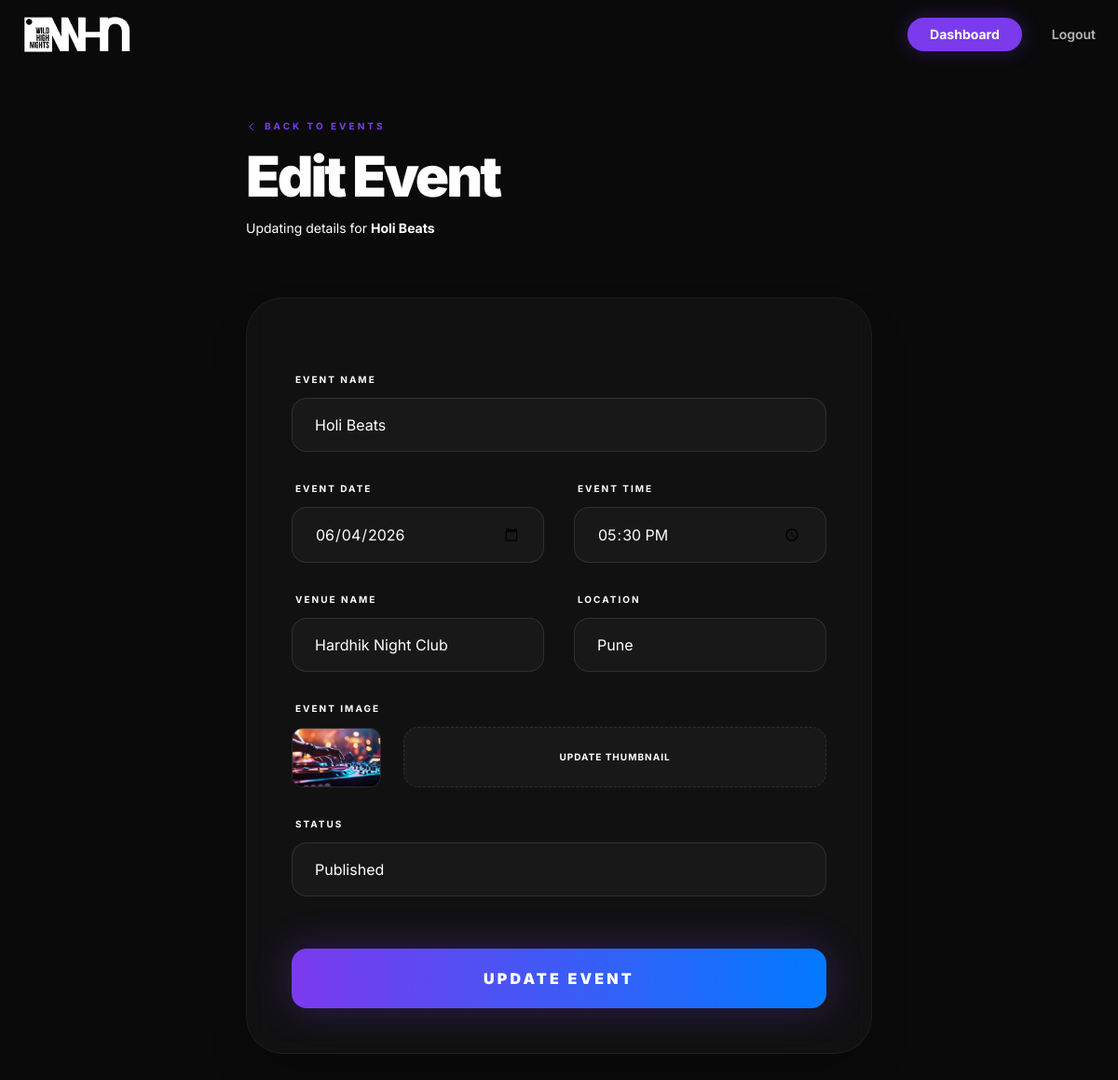
Page /dashboard/events/1/edit/ (signed in) on the committed database.
### bookings/models.py (models this page shows, shortened)
class Event(models.Model):
    STATUS_CHOICES = [
        ('Draft', 'Draft'),
        ('Published', 'Published'),
    ]
    event_name = models.CharField(max_length=200)
    event_date = models.DateField()
    event_time = models.TimeField()
    venue_name = models.CharField(max_length=200)
    location = models.CharField(max_length=255)
    event_image = models.ImageField(upload_to='events/')
    status = models.CharField(max_length=20, choices=STATUS_CHOICES, default='Published')
    created_at = models.DateTimeField(auto_now_add=True)

### bookings/views.py (the view, shortened to what this page needs)
# urls.py: path('dashboard/events/<int:event_id>/edit/', views.edit_event_view, name='edit_event'),
@login_required(login_url='login')
def edit_event_view(request, event_id):
    event = get_object_or_404(Event, id=event_id)
    return render(request, 'bookings/edit_event.html', {'event': event})

### templates/bookings/edit_event.html (shortened to what this page needs)
{% extends 'base.html' %}
{% load static %}
{% block content %}
<div class="min-h-screen bg-whn-dark pt-32 pb-20 px-6">
    <div class="container mx-auto max-w-2xl">
        <div class="mb-16" data-aos="fade-down">
            <a href="{% url 'manage_events' %}" class="text-whn-purple font-bold tracking-[0.3em] uppercase text-[10px] mb-4 flex items-center gap-2 hover:translate-x-[-4px] transition-transform">
                <svg xmlns="http://www.w3.org/2000/svg" class="h-3 w-3" fill="none" viewBox="0 0 24 24" stroke="currentColor">
                    <path stroke-linecap="round" stroke-linejoin="round" stroke-width="2" d="M15 19l-7-7 7-7" />
                </svg>
                Back to Events
            </a>
            <h1 class="text-5xl md:text-6xl font-black text-white tracking-tighter">Edit Event</h1>
            <p class="text-whn-tertiary text-sm mt-4">Updating details for <span class="text-white font-bold">{{ event.event_name }}</span></p>
        </div>
        <div class="glass-card rounded-[2.5rem] p-10 md:p-12 border border-white/5 shadow-2xl" data-aos="fade-up">
            <form method="POST" enctype="multipart/form-data" class="space-y-8">
                <div class="relative group">
                    <label class="text-[10px] font-bold text-whn-tertiary uppercase tracking-[0.2em] ml-1 mb-3 block group-focus-within:text-whn-purple transition-colors">Event Name</label>
                    <input type="text" name="event_name" required value="{{ event.event_name }}" class="w-full bg-white/[0.03] border border-white/10 rounded-2xl px-6 py-4 text-white focus:outline-none focus:border-whn-purple/50 focus:ring-4 focus:ring-whn-purple/10 transition-all">
                </div>
                <div class="grid grid-cols-1 md:grid-cols-2 gap-8">
                    <div class="relative group">
                        <label class="text-[10px] font-bold text-whn-tertiary uppercase tracking-[0.2em] ml-1 mb-3 block group-focus-within:text-whn-purple transition-colors">Event Date</label>
                        <input type="date" name="event_date" required value="{{ event.event_date|date:'Y-m-d' }}" class="w-full bg-white/[0.03] border border-white/10 rounded-2xl px-6 py-4 text-white focus:outline-none focus:border-whn-purple/50 focus:ring-4 focus:ring-whn-purple/10 transition-all">
                    </div>
                    <div class="relative group">
                        <label class="text-[10px] font-bold text-whn-tertiary uppercase tracking-[0.2em] ml-1 mb-3 block group-focus-within:text-whn-purple transition-colors">Event Time</label>
                        <input type="time" name="event_time" required value="{{ event.event_time|time:'H:i' }}" class="w-full bg-white/[0.03] border border-white/10 rounded-2xl px-6 py-4 text-white focus:outline-none focus:border-whn-purple/50 focus:ring-4 focus:ring-whn-purple/10 transition-all">
                    </div>
                </div>
                <div class="grid grid-cols-1 md:grid-cols-2 gap-8">
                    <div class="relative group">
                        <label class="text-[10px] font-bold text-whn-tertiary uppercase tracking-[0.2em] ml-1 mb-3 block group-focus-within:text-whn-purple transition-colors">Venue Name</label>
                        <input type="text" name="venue_name" required value="{{ event.venue_name }}" class="w-full bg-white/[0.03] border border-white/10 rounded-2xl px-6 py-4 text-white focus:outline-none focus:border-whn-purple/50 focus:ring-4 focus:ring-whn-purple/10 transition-all">
                    </div>
                    <div class="relative group">
                        <label class="text-[10px] font-bold text-whn-tertiary uppercase tracking-[0.2em] ml-1 mb-3 block group-focus-within:text-whn-purple transition-colors">Location</label>
                        <input type="text" name="location" required value="{{ event.location }}" class="w-full bg-white/[0.03] border border-white/10 rounded-2xl px-6 py-4 text-white focus:outline-none focus:border-whn-purple/50 focus:ring-4 focus:ring-whn-purple/10 transition-all">
                    </div>
                </div>
                <div class="relative group">
                    <label class="text-[10px] font-bold text-whn-tertiary uppercase tracking-[0.2em] ml-1 mb-3 block group-focus-within:text-whn-purple transition-colors">Event Image</label>
                    <div class="flex items-center gap-6 mb-4">
                        {% if event.event_image %}
                        <div class="w-24 h-16 rounded-xl overflow-hidden border border-white/10">
                            <img src="{{ event.event_image.url }}" alt="{{ event.event_name }}" class="w-full h-full object-cover">
                        </div>
                        {% endif %}
                        <div class="flex-1 relative">
                            <div class="w-full bg-white/[0.03] border border-white/10 border-dashed rounded-2xl px-6 py-6 text-center group-hover:border-whn-purple/50 transition-all">
                                <p class="text-[10px] text-whn-tertiary font-bold uppercase tracking-widest">Update Thumbnail</p>
                            </div>
                        </div>
                    </div>
                </div>
                <div class="relative group">
                    <label class="text-[10px] font-bold text-whn-tertiary uppercase tracking-[0.2em] ml-1 mb-3 block group-focus-within:text-whn-purple transition-colors">Status</label>
                    <select name="status" class="w-full bg-white/[0.03] border border-white/10 rounded-2xl px-6 py-4 text-white focus:outline-none focus:border-whn-purple/50 focus:ring-4 focus:ring-whn-purple/10 transition-all appearance-none cursor-pointer">
                        <option value="Published" {% if event.status == 'Published' %}selected{% endif %} class="bg-whn-dark text-white">Published</option>
                    </select>
                </div>
                <div class="pt-6">
                    <button type="submit" class="w-full py-5 bg-gradient-to-r from-whn-purple to-whn-blue text-white font-black tracking-[0.2em] rounded-2xl hover:scale-[1.02] active:scale-[0.98] transition-all shadow-[0_0_40px_rgba(124,58,237,0.3)] hover:shadow-[0_0_60px_rgba(124,58,237,0.5)]">
                        UPDATE EVENT
                    </button>
                </div>
            </form>
        </div>
    </div>
</div>
{% endblock %}

### static/css/homepage.css (style rules this page uses)
.glass-card { background: rgba(255, 255, 255, 0.03); backdrop-filter: blur(10px); -webkit-backdrop-filter: blur(10px); border: 1px solid rgba(255, 255, 255, 0.05); transition: all 0.3s ease; }

### rows in the picture
Event: event_name "Holi Beats", event_date "06/04/2026", event_time "17:30", venue_name "Hardhik Night Club", location "Pune", event_image (picture), status "Published"
